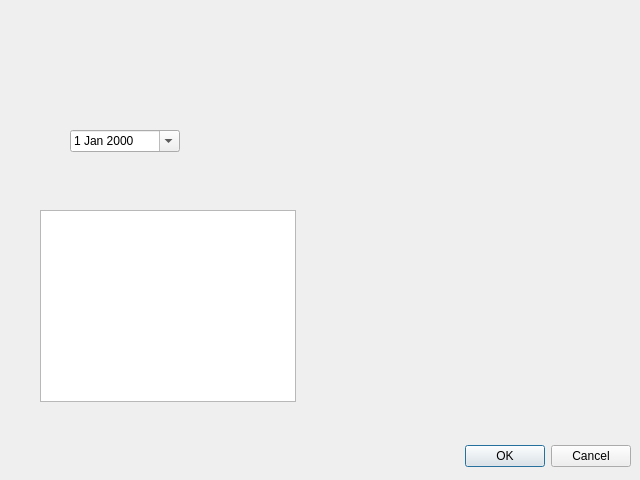
<?xml version="1.0" encoding="UTF-8"?>
<ui version="4.0">
 <class>SleepingList</class>
 <widget class="QDialog" name="SleepingList">
  <property name="geometry">
   <rect>
    <x>0</x>
    <y>0</y>
    <width>640</width>
    <height>480</height>
   </rect>
  </property>
  <property name="windowTitle">
   <string>Список ночующих на ОСП</string>
  </property>
  <widget class="QDialogButtonBox" name="buttonBox">
   <property name="geometry">
    <rect>
     <x>10</x>
     <y>440</y>
     <width>621</width>
     <height>32</height>
    </rect>
   </property>
   <property name="orientation">
    <enum>Qt::Horizontal</enum>
   </property>
   <property name="standardButtons">
    <set>QDialogButtonBox::Cancel|QDialogButtonBox::Ok</set>
   </property>
  </widget>
  <widget class="QDateEdit" name="dateEdit">
   <property name="geometry">
    <rect>
     <x>70</x>
     <y>130</y>
     <width>110</width>
     <height>22</height>
    </rect>
   </property>
   <property name="calendarPopup">
    <bool>true</bool>
   </property>
  </widget>
  <widget class="QTableWidget" name="tableWidget">
   <property name="geometry">
    <rect>
     <x>40</x>
     <y>210</y>
     <width>256</width>
     <height>192</height>
    </rect>
   </property>
  </widget>
 </widget>
 <resources/>
 <connections>
  <connection>
   <sender>buttonBox</sender>
   <signal>accepted()</signal>
   <receiver>SleepingList</receiver>
   <slot>accept()</slot>
   <hints>
    <hint type="sourcelabel">
     <x>248</x>
     <y>254</y>
    </hint>
    <hint type="destinationlabel">
     <x>157</x>
     <y>274</y>
    </hint>
   </hints>
  </connection>
  <connection>
   <sender>buttonBox</sender>
   <signal>rejected()</signal>
   <receiver>SleepingList</receiver>
   <slot>reject()</slot>
   <hints>
    <hint type="sourcelabel">
     <x>316</x>
     <y>260</y>
    </hint>
    <hint type="destinationlabel">
     <x>286</x>
     <y>274</y>
    </hint>
   </hints>
  </connection>
  <connection>
   <sender>buttonBox</sender>
   <signal>clicked(QAbstractButton*)</signal>
   <receiver>SleepingList</receiver>
   <slot>close()</slot>
   <hints>
    <hint type="sourcelabel">
     <x>320</x>
     <y>455</y>
    </hint>
    <hint type="destinationlabel">
     <x>319</x>
     <y>239</y>
    </hint>
   </hints>
  </connection>
 </connections>
</ui>
